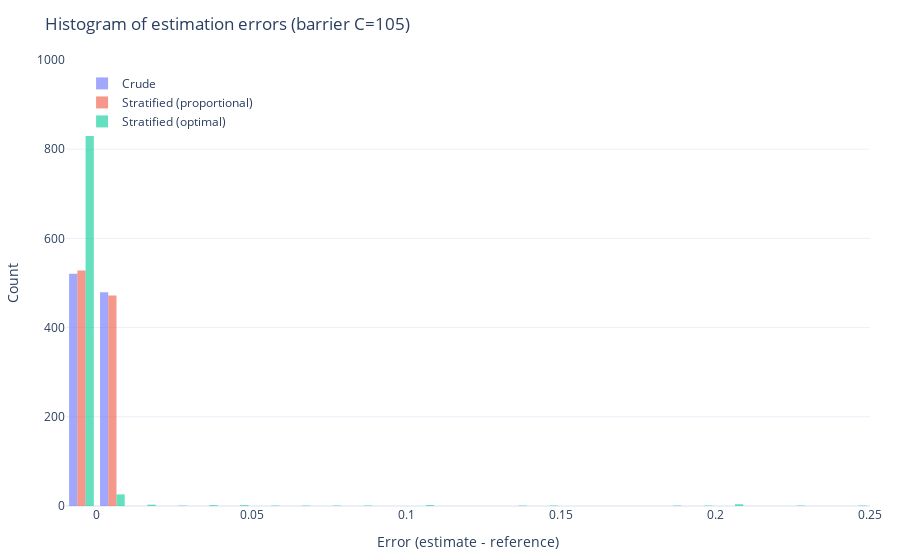

Write notebook code for a chart like this one.
### Code cell
with hist_path.open("rb") as f:
    hist_fig = pickle.load(f)
hist_fig

### Figure 1 — Plotly figure (JSON) as saved in the notebook; plotly's stock layout.template omitted (floating-point values rounded to 4 significant figures; data arrays with more than 128 entries replaced by an {"elided": "..."} marker saying what was removed)
{"data": [{"name": "Crude", "nbinsx": 30, "opacity": 0.6, "type": "histogram", "x": {"elided": "1000 float values"}}, {"name": "Stratified (proportional)", "nbinsx": 30, "opacity": 0.6, "type": "histogram", "x": {"elided": "1000 float values"}}, {"name": "Stratified (optimal)", "nbinsx": 30, "opacity": 0.6, "type": "histogram", "x": {"elided": "1000 float values"}}], "layout": {"barmode": "group", "legend": {"x": 0.02, "xanchor": "left", "y": 0.98, "yanchor": "top"}, "margin": {"b": 50, "l": 60, "r": 30, "t": 60}, "title": {"text": "Histogram of estimation errors (barrier C=105)"}, "xaxis": {"title": {"text": "Error (estimate - reference)"}}, "yaxis": {"title": {"text": "Count"}}}}
